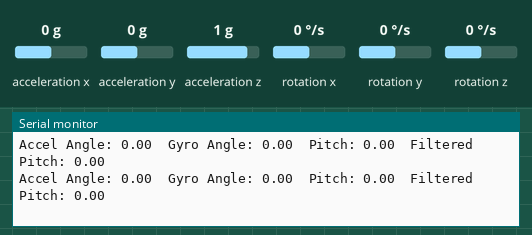
This sketch was run on a simulated ESP32. Parts: the last lines printed to the serial monitor. Wiring (inferred from the names in the program): MPU-6050 motion sensor at I2C address 0x68. Inputs (shaded band) come from the test bench; at power-on: acceleration x 0 g, acceleration z 1 g, rotation y 0 °/s, acceleration y 0 g, rotation x 0 °/s, rotation z 0 °/s.

Above: at 5.7 s.
5.8 s: acceleration x set to -1.4 g
At 5.88 s:
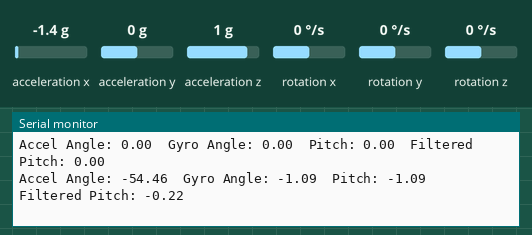
7.3 s: acceleration z set to -1.4 g
At 7.32 s:
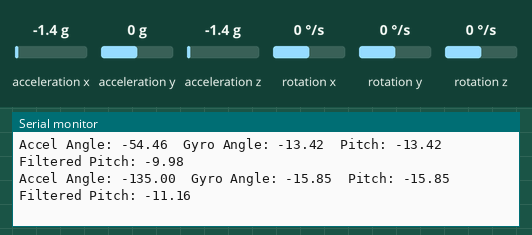
8.8 s: rotation y set to -192 °/s
At 8.86 s:
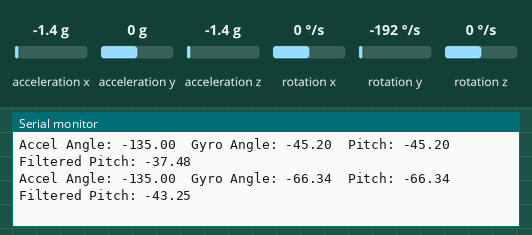
Timing chart, 0 to 11.8 s (numbered marks = the images above; inputs shaded):
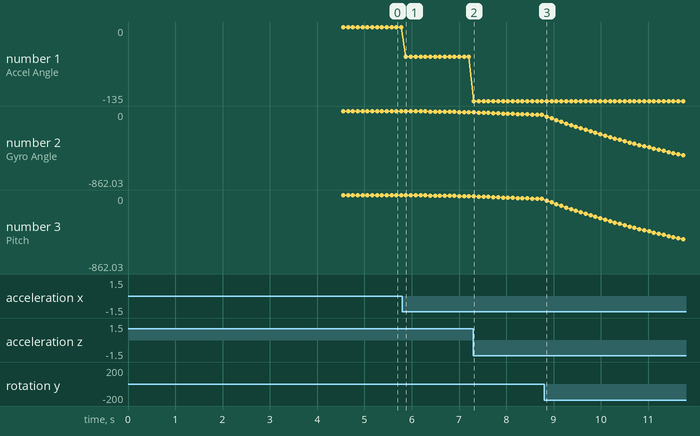

The sketch:

09_applyAngleFilter.ino
```cpp
#include <Wire.h>

#define MPU6050_ADDR 0x68
int16_t Ax, Ay, Az;
int16_t Gx, Gy, Gz;
float Ax_g, Ay_g, Az_g;
float Gx_dps, Gy_dps, Gz_dps;
float accelAngle = 0;
unsigned long previousTime = 0;
float dt = 0;
float gyroBiasX = 0;
float gyroBiasY = 0;
float gyroBiasZ = 0;
float gyroAngle = 0;
float pitch = 0;
float filteredPitch = 0;

void initializeMPU6050()
{
    Wire.beginTransmission(MPU6050_ADDR);
    Wire.write(0x6B);
    Wire.write(0x00);
    Wire.endTransmission();
}

void readMPU6050()
{
    Wire.beginTransmission(MPU6050_ADDR);
    Wire.write(0x3B);
    Wire.endTransmission(false);
    Wire.requestFrom(MPU6050_ADDR, 14);
    Ax = (Wire.read() << 8) | Wire.read();
    Ay = (Wire.read() << 8) | Wire.read();
    Az = (Wire.read() << 8) | Wire.read();
    // Skip temperature
    Wire.read();
    Wire.read();
    Gx = (Wire.read() << 8) | Wire.read();
    Gy = (Wire.read() << 8) | Wire.read();
    Gz = (Wire.read() << 8) | Wire.read();
}

void convertSensorData()
{
    Ax_g = Ax / 16384.0;
    Ay_g = Ay / 16384.0;
    Az_g = Az / 16384.0;
    Gx_dps = (Gx - gyroBiasX) / 131.0;
    Gy_dps = (Gy - gyroBiasY) / 131.0;
    Gz_dps = (Gz - gyroBiasZ) / 131.0;
}

void calculateAccelAngle()
{
    accelAngle = atan2(Ax_g, Az_g) * 180.0 / PI;
}

void calculateDt()
{
    unsigned long currentTime = micros();

    dt = (currentTime - previousTime) / 1000000.0;

    previousTime = currentTime;
}

void calibrateGyroscope()
{
    long sumX = 0;
    long sumY = 0;
    long sumZ = 0;

    for (int i = 0; i < 1000; i++)
    {
        readMPU6050();

        sumX += Gx;
        sumY += Gy;
        sumZ += Gz;

        delay(2);
    }

    gyroBiasX = sumX / 1000.0;
    gyroBiasY = sumY / 1000.0;
    gyroBiasZ = sumZ / 1000.0;
}

void calculateGyroAngle()
{
    gyroAngle += Gy_dps * dt;
}

void applyComplementaryFilter()
{
    pitch = 0.98 * gyroAngle + 0.02 * accelAngle;

    gyroAngle = pitch;
}

void applyAngleFilter()
{
    filteredPitch = 0.8 * filteredPitch + 0.2 * pitch;
}

void setup()
{
    Serial.begin(115200);
    Wire.begin(21, 22);
    initializeMPU6050();
    previousTime = micros();
    Serial.println("Keep the bot still...");
    delay(1000);

    calibrateGyroscope();

    Serial.println("Gyroscope calibrated");

}

void loop()
{
    calculateDt();

    readMPU6050();

    convertSensorData();

    calculateAccelAngle();

    calculateGyroAngle();

    applyComplementaryFilter();

    applyAngleFilter();

    Serial.print("Accel Angle: ");
    Serial.print(accelAngle);

    Serial.print("\tGyro Angle: ");
    Serial.print(gyroAngle);

    Serial.print("\tPitch: ");
    Serial.print(pitch);

    Serial.print("\tFiltered Pitch: ");
    Serial.println(filteredPitch);

    delay(100);
}
```

Measured:
- after the input at 5.8 s, the serial monitor: prints a new line after 0.08 s (image 1)
- after the input at 7.3 s, the serial monitor: prints a new line at once (image 2)
- plotted number 1: 0 → -54.46 after the input at 5.8 s, -54.46 → -135 after the input at 7.3 s
- plotted number 2: 0 → -13.42 after the input at 5.8 s, -13.42 → -45.2 after the input at 7.3 s
- plotted number 3: 0 → -13.42 after the input at 5.8 s, -13.42 → -45.2 after the input at 7.3 s
